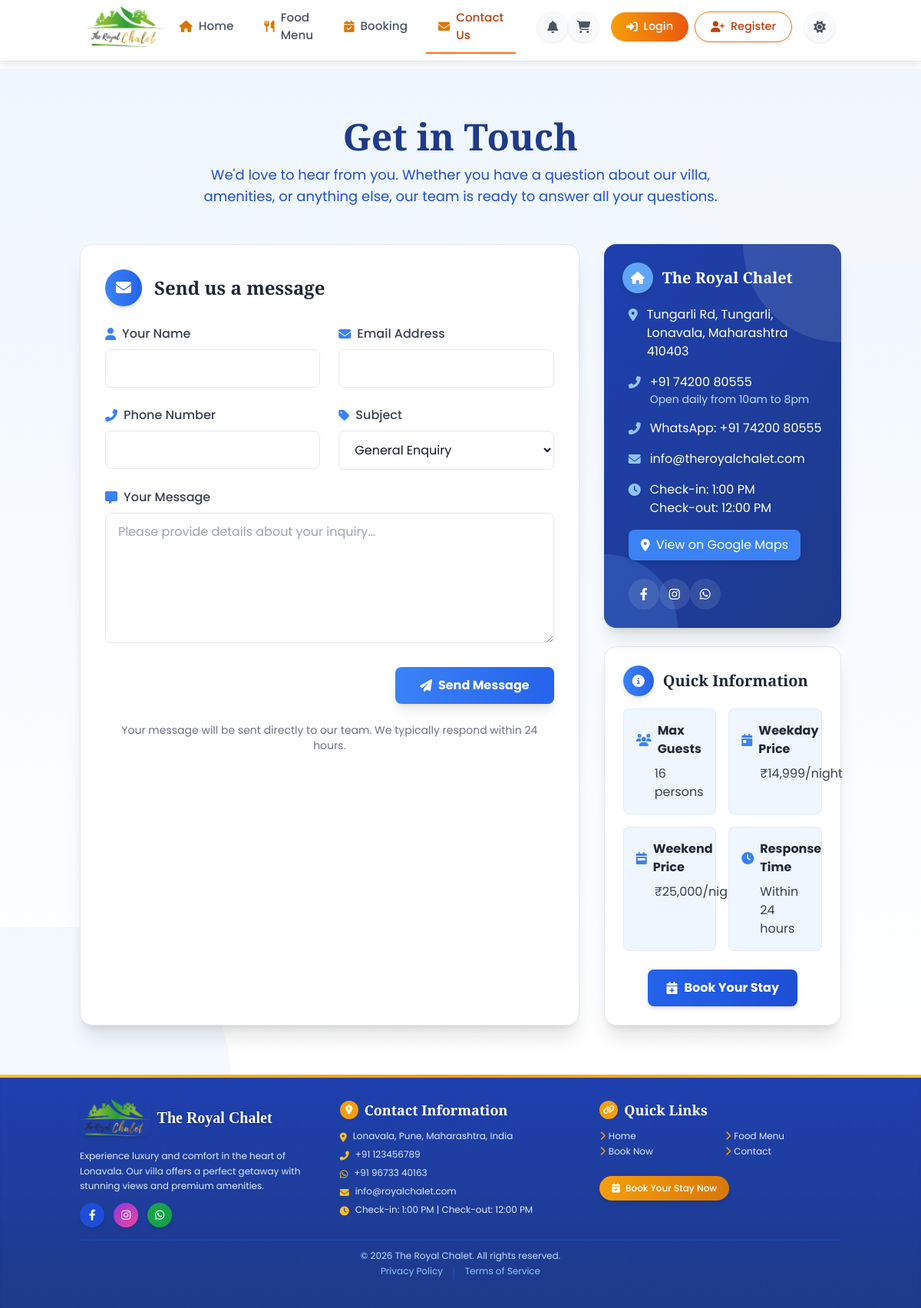
/contact, run on an earlier commit of the app's database.
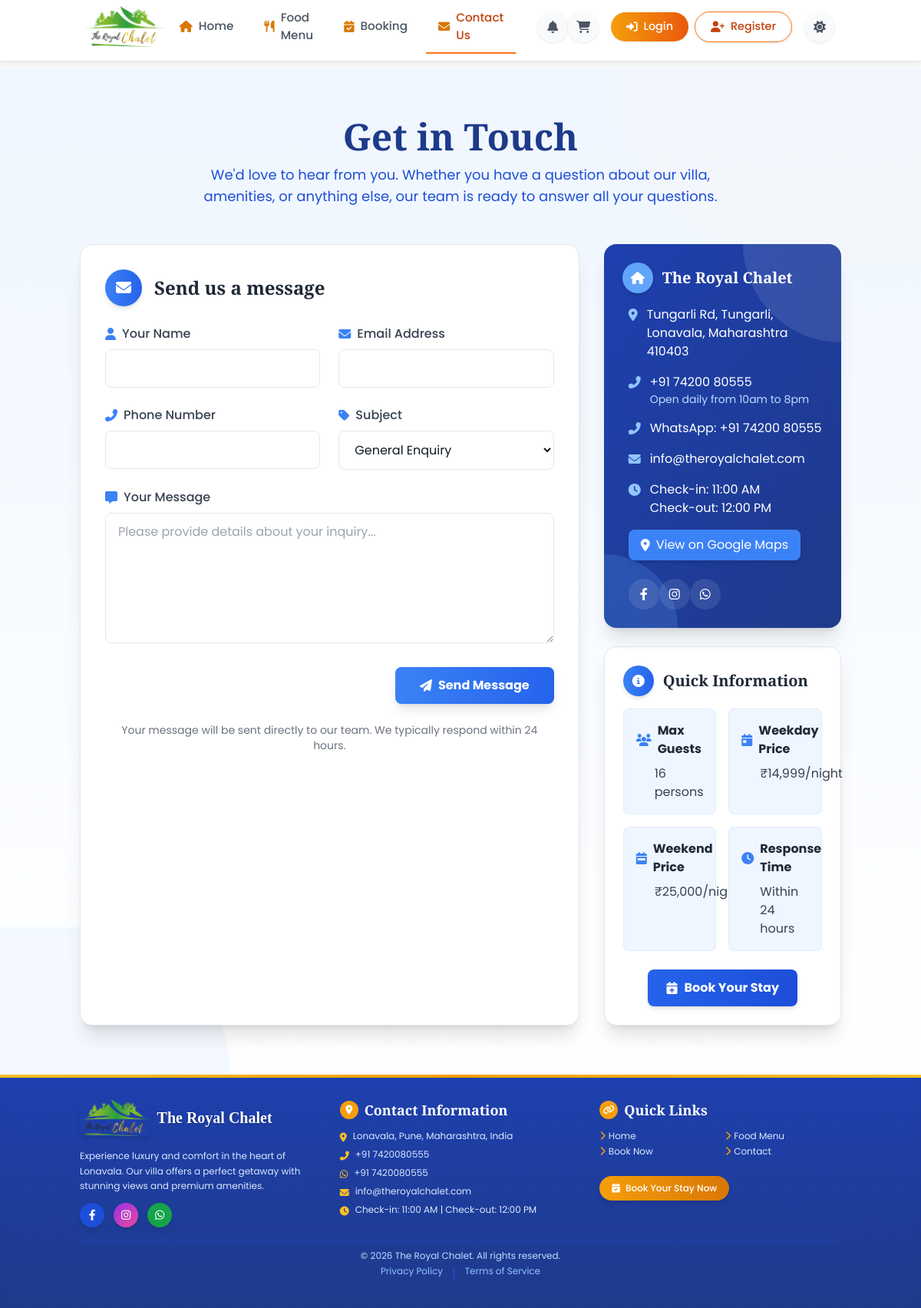
And on a later commit of the database.
### models.py (models this page shows)
class VillaSettings(db.Model):
    id = db.Column(db.Integer, primary_key=True)
    setting_key = db.Column(db.String(100), unique=True, nullable=False)
    setting_value = db.Column(db.Text, nullable=False)
    description = db.Column(db.String(200))
    updated_at = db.Column(db.DateTime, default=lambda: datetime.now(timezone.utc), onupdate=lambda: datetime.now(timezone.utc))

### app.py (the view, shortened to what this page needs)
@app.route('/contact', methods=['GET', 'POST'])
def contact():
    return render_template('contact.html')

### app.py (called while the page is built)
@app.context_processor
def inject_now():
    return {'now': datetime.now()}

@app.template_filter('format_number')
def format_number(value):
    try:
        locale.setlocale(locale.LC_ALL, 'en_IN')
        return locale.format_string("%d", int(value), grouping=True)
    except (ValueError, locale.Error):
        return "{:,}".format(int(value))
    finally:
        locale.setlocale(locale.LC_ALL, '')

@app.template_filter('format_time')
def format_time(value):
    try:
        if ':' in value:
            hours, minutes = map(int, value.split(':'))
            period = 'AM' if hours < 12 else 'PM'
            hours = hours % 12
            if hours == 0:
                hours = 12
            return f"{hours}:{minutes:02d} {period}"
        return value
    except (ValueError, AttributeError):
        return value

@app.context_processor
def inject_settings():
    settings = {}
    try:
        for setting in VillaSettings.query.all():
            settings[setting.setting_key] = setting.setting_value
    except:
        pass
    return {'villa_settings': settings}

### templates/contact.html (shortened to what the changed rows need)
{% extends 'base.html' %}
{% block content %}
<div class="relative bg-gradient-to-b from-blue-50 to-white dark:from-slate-950 dark:to-slate-900 py-16 transition-colors">
  <div class="container mx-auto px-4 relative z-10">
    <div class="text-center mb-12">
      <h1 class="text-4xl md:text-5xl font-extrabold text-blue-900 dark:text-slate-100 mb-3" style="font-family: 'Playfair Display', serif;">Get in Touch</h1>
    </div>
    <div class="grid grid-cols-1 lg:grid-cols-3 gap-8 max-w-6xl mx-auto">
      <div class="lg:col-span-2 bg-white dark:bg-slate-800 rounded-2xl shadow-xl p-8 border border-gray-200 dark:border-slate-700 transform transition-all duration-300 hover:shadow-2xl">
        <div class="flex items-center mb-6">
          <h2 class="text-2xl font-bold text-gray-800 dark:text-white" style="font-family: 'Playfair Display', serif;">Send us a message</h2>
        </div>
      </div>
      <div class="space-y-6">
        <div class="bg-gradient-to-br from-blue-800 to-blue-900 rounded-2xl shadow-xl p-6 text-white relative overflow-hidden">
          <div class="relative z-10">
            <div class="flex items-center mb-4">
              <h2 class="text-xl font-bold" style="font-family: 'Playfair Display', serif;">The Royal Chalet</h2>
            </div>
            <div class="space-y-4 pl-2">
              <div class="flex items-start">
                <div>
                  <p>Check-in: {{ villa_settings.get('check_in_time', '14:00') | format_time }}</p>
                  <p>Check-out: {{ villa_settings.get('check_out_time', '11:00') | format_time }}</p>
                </div>
              </div>
            </div>
          </div>
        </div>
        <div class="bg-white dark:bg-slate-800 rounded-2xl shadow-xl p-6 border border-gray-200 dark:border-slate-700">
          <div class="flex items-center mb-4">
            <h2 class="text-xl font-bold text-gray-800 dark:text-white" style="font-family: 'Playfair Display', serif;">Quick Information</h2>
          </div>
        </div>
      </div>
    </div>
  </div>
</div>
{% endblock %}

### templates/base.html (shortened to what the changed rows need)
<!DOCTYPE html>
<html lang="en">
<head>
    <script src="https://cdn.tailwindcss.com"></script>
    <link rel="stylesheet" href="{{ url_for('static', filename='css/styles.min.css') }}">
    <link rel="stylesheet" href="https://unpkg.com/aos@2.3.1/dist/aos.css" />
    <link rel="stylesheet" href="https://cdnjs.cloudflare.com/ajax/libs/font-awesome/6.4.0/css/all.min.css">
</head>
<body class="bg-gray-50 dark:bg-slate-950 text-gray-800 dark:text-slate-100 min-h-screen flex flex-col transition-colors duration-300">
                {% set unread_count = current_user.notifications|selectattr('is_read', 'equalto', false)|list|length if current_user.is_authenticated else 0 %}
                {% set unread_count = current_user.notifications|selectattr('is_read', 'equalto', false)|list|length if current_user.is_authenticated else 0 %}
    <div class="content-wrapper">
    <main class="flex-grow pb-20 md:pb-0">
      {% block content %}{% endblock %}
    </main>
    <footer class="bg-gradient-to-b from-blue-800 to-blue-900 dark:from-gray-800 dark:to-gray-900 text-white py-8 shadow-inner transition-colors duration-300 relative overflow-hidden">
      <div class="container mx-auto px-4 relative z-10">
        <div class="grid grid-cols-1 md:grid-cols-3 gap-6">
          <div class="flex flex-col items-center md:items-start">
            <div class="space-y-2 text-xs">
              <p class="text-blue-100 dark:text-gray-300 flex items-start">
                <i class="fas fa-phone-alt text-amber-400 mr-2 mt-1"></i>
                <span>{{ villa_settings.get('contact_phone', '+91 7420080555') }}</span>
              </p>
              <p class="text-blue-100 dark:text-gray-300 flex items-start">
                <i class="fab fa-whatsapp text-amber-400 mr-2 mt-1"></i>
                <span>{{ villa_settings.get('contact_whatsapp', '+91 7420080555') }}</span>
              </p>
              <p class="text-blue-100 dark:text-gray-300 flex items-start">
                <i class="fas fa-envelope text-amber-400 mr-2 mt-1"></i>
                <span>{{ villa_settings.get('contact_email', 'info@theroyalchalet.com') }}</span>
              </p>
              <p class="text-blue-100 dark:text-gray-300 flex items-start">
                <i class="fas fa-clock text-amber-400 mr-2 mt-1"></i>
                <span>Check-in: {{ villa_settings.get('check_in_time', '14:00') | format_time }} | Check-out: {{ villa_settings.get('check_out_time', '11:00') | format_time }}</span>
              </p>
            </div>
          </div>
        </div>
      </div>
    </footer>
    </div>
</body>
</html>

What changed in the data, as far as the page shows it:
changed VillaSettings (number 1 of 9 on the later page): get "1:00 PM" → "11:00 AM"
changed VillaSettings (number 7 of 9 on the later page): get "+91 123456789" → "+91 7420080555"
changed VillaSettings (number 8 of 9 on the later page): get "+91 96733 40163" → "+91 7420080555"
changed VillaSettings: get "info@royalchalet.com" → "info@theroyalchalet.com"
